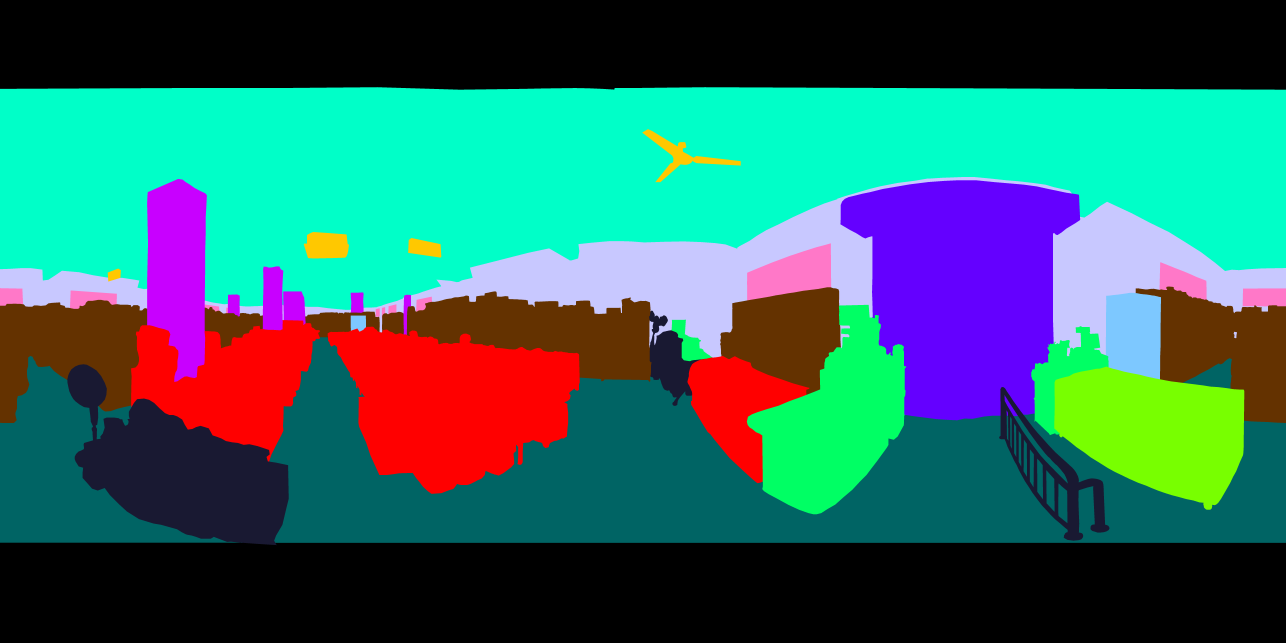
#> input picture location_02.png, 9000 x 4500 px (shown at 1/7 size)
$ python -i image2training.py   (imports and definitions only)
#> lines starting #> are read from the running program, lines starting #| are printed output that depends on the picture
import os
import subprocess
import shutil
import numpy as np
import cv2
import random
from multiprocessing import Process

thread_num = 8
image_dir = "E:/StoreSemanticLabelingData"
output_dir = "E:/StoreSemanticTrainingData"


def list_pairs(dir):
    image_label_pair = []

    elems = os.listdir(dir)
    for elem in elems:
        elem_dir = '%s/%s' % (dir, elem)
        if os.path.isfile(elem_dir):  # a file is detected, check whether it is named *.jpg and *.png exists
            name, ext = elem_dir.split('.')
            if ext == 'jpg' or ext == 'JPG':
                image_dir = elem_dir
                label_dir = '%s.png' % name
                if os.path.exists(label_dir):
                    image_label_pair.append([image_dir, label_dir])

    return image_label_pair


def create_image_label(image_label_pairs, dst_image_dir, dst_label_dir):
    colormap = dict()
    with open("colorMap.txt", "r") as f:
        count = 0
        for line in f.readlines():
            tmp = line.split(" ")
            label = int(tmp[1])
            r, g, b = int(tmp[2]), int(tmp[3]), int(tmp[4])
            colormap[label] = np.array([b, g, r], dtype=np.int32)

    for pair in image_label_pairs:
        image, label = pair

        # copy image
        _, image_name = os.path.split(image)
        shutil.copyfile(image, os.path.join(dst_image_dir, image_name))

        # copy label
        segmentation = cv2.imread(label, cv2.IMREAD_COLOR)
        h, w = segmentation.shape[:2]
        label_img = np.ones([h, w], dtype=np.uint8) * 255
        for key in colormap:
            label_img[(segmentation == colormap[key]).all(axis=2)] = key
        _, label_name = os.path.split(label)
        cv2.imwrite(os.path.join(dst_label_dir, label_name), label_img)


# [48 lines not run here, left out]

>>> import cv2
>>> picture = cv2.imread('../location_02.png', cv2.IMREAD_GRAYSCALE)
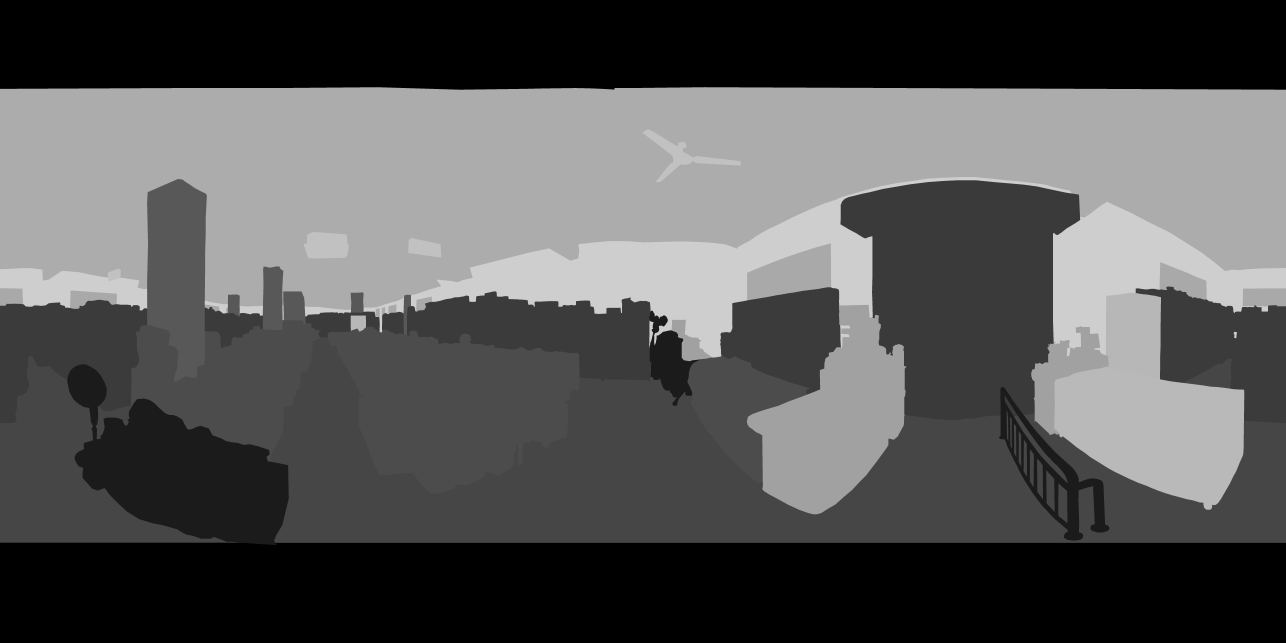
#> picture: shape (4500, 9000) (shown at 1/7 size); min 0, max 206, mean 85.7
>>> result = create_image_label(picture, 'out.png', 'out1.png')
#> (the run stopped early here; a loop or call above may not have finished)
